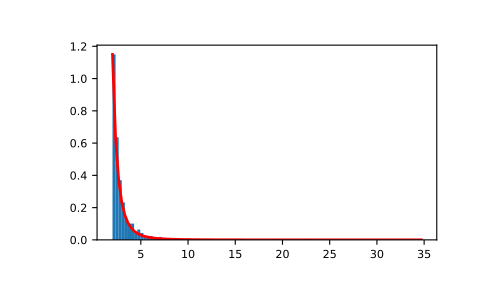

Generate this figure with Python:
# Draw samples from the distribution:

a, m = 3., 2.  # shape and mode
s = (np.random.pareto(a, 1000) + 1) * m

# Display the histogram of the samples, along with the probability
# density function:

import matplotlib.pyplot as plt
count, bins, _ = plt.hist(s, 100, density=True)
fit = a*m**a / bins**(a+1)
plt.plot(bins, max(count)*fit/max(fit), linewidth=2, color='r')
plt.show()
